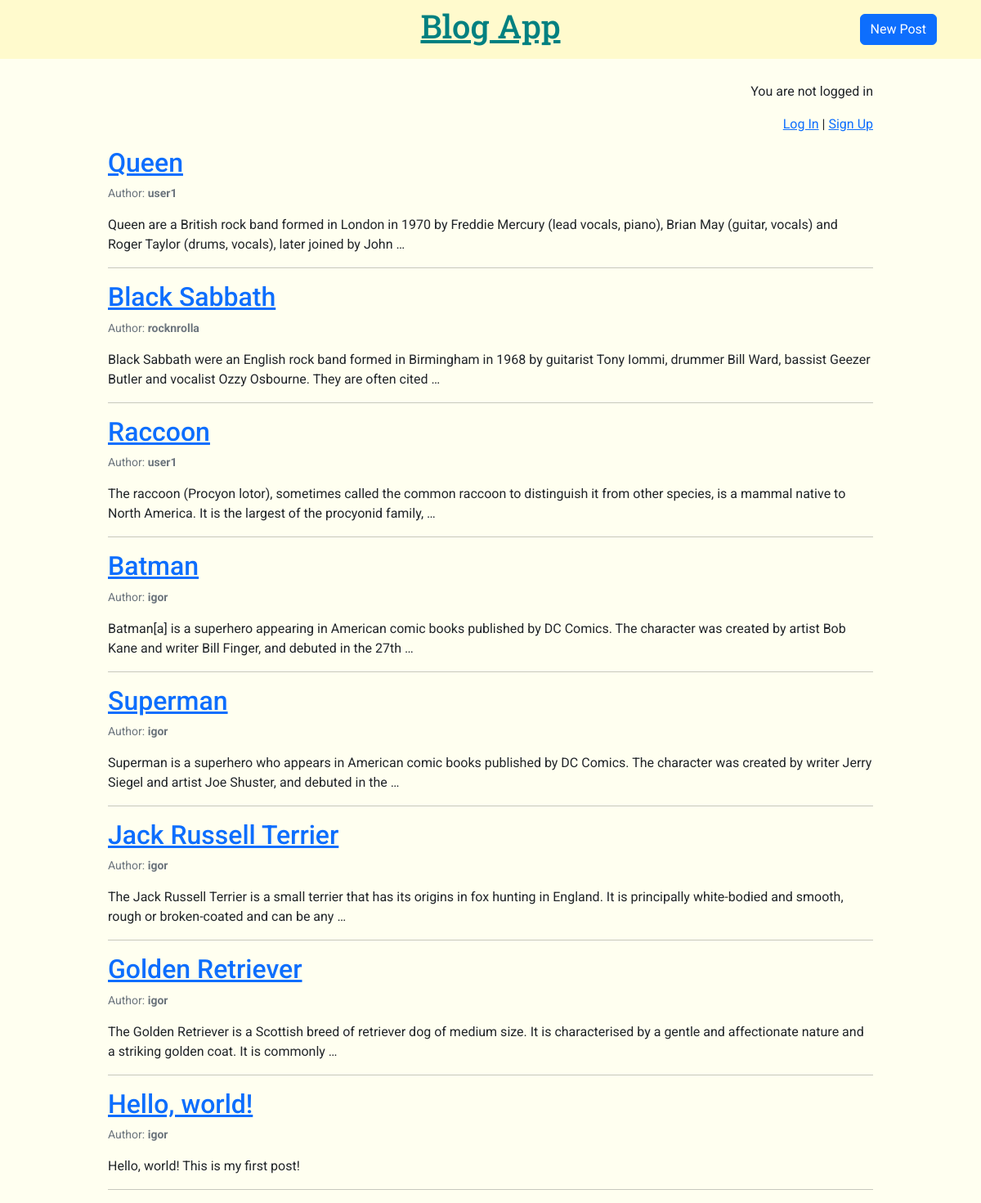
Screenshot of /blog_app/ with the database file from the repository.
### blog_app/models.py (models this page shows, shortened)
class Post(models.Model):
	title = models.CharField(max_length=200)
	author = models.ForeignKey("auth.user", on_delete=models.CASCADE) # many-to-one relationship
	date = models.DateTimeField(auto_now_add=True)
	text = models.TextField()
	img = models.ImageField(upload_to="images/", blank=True)
	slug = models.SlugField(unique=True, max_length=100, null=False, default="")
	tags = TaggableManager()

### blog_app/views.py (the view)
# urls.py: path("", views.BlogListView.as_view(), name="index"),
class BlogListView(ListView):
	model = Post
	template_name = "blog_app/index.html"
	ordering = ["-date"] # sort by date in descending order (new posts on top)

### blog_app/templates/blog_app/index.html
{% extends "blog_app/base.html" %}
{% block content %}
<div class="container my-container">
{% for post in post_list %}
	<h2><a href="{% url 'post_detail' post.pk %}">{{ post.title }}</a></h2>
	<p class="text-secondary small">Author: <b>{{ post.author }}</b></p>
	<p>{{ post.text|truncatewords:30 }}</p>
	<hr>
{% empty %}
	<p>No posts yet</p>
{% endfor %}
</div>
{% endblock content %}

### static/css/main.css (style rules this page uses)
body { font-family: "Roboto", sans-serif; background: ivory; }
.my-container { max-width: 960px; }

### rows the page displays
Post: title "Queen", author "user1", text "Queen are a British rock band formed in London in 1970 by Freddie Mercury (lead vocals, piano), Brian May (guitar, vocals) and Roger Taylor (drums, vocals), later joined by John …"
Post: title "Black Sabbath", author "rocknrolla", text "Black Sabbath were an English rock band formed in Birmingham in 1968 by guitarist Tony Iommi, drummer Bill Ward, bassist Geezer Butler and vocalist Ozzy Osbourne. They are often cited …"
Post: title "Raccoon", author "user1", text "The raccoon (Procyon lotor), sometimes called the common raccoon to distinguish it from other species, is a mammal native to North America. It is the largest of the procyonid family, …"
Post: title "Batman", author "igor", text "Batman[a] is a superhero appearing in American comic books published by DC Comics. The character was created by artist Bob Kane and writer Bill Finger, and debuted in the 27th …"
Post: title "Superman", author "igor", text "Superman is a superhero who appears in American comic books published by DC Comics. The character was created by writer Jerry Siegel and artist Joe Shuster, and debuted in the …"
Post: title "Jack Russell Terrier", author "igor", text "The Jack Russell Terrier is a small terrier that has its origins in fox hunting in England. It is principally white-bodied and smooth, rough or broken-coated and can be any …"
Post: title "Golden Retriever", author "igor", text "The Golden Retriever is a Scottish breed of retriever dog of medium size. It is characterised by a gentle and affectionate nature and a striking golden coat. It is commonly …"
Post: title "Hello, world!", author "igor", text "Hello, world! This is my first post!"
